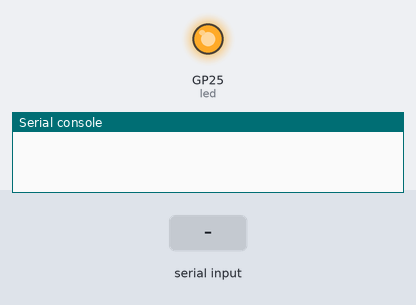
Recording of a program running on a simulated Raspberry Pi Pico running MicroPython. Shown: output pins drawn as LEDs (lit = HIGH), the last lines printed to the serial console. The inputs (shaded band) are chosen by the test bench.

Above: at 2.2 s.
2.3 s: "0" typed at the serial console, then Enter
At 3.1 s:
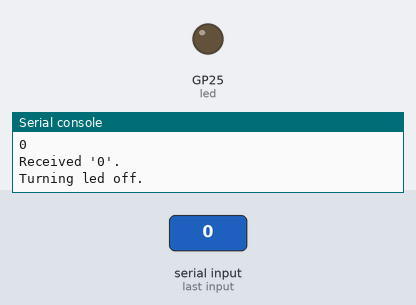
3.8 s: "1" typed at the serial console, then Enter
At 4.3 s:
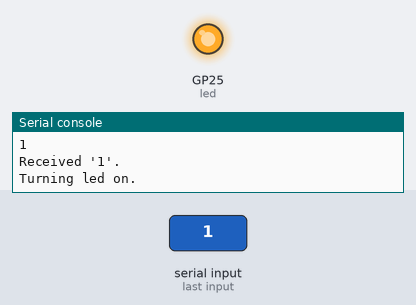
Timing chart, 0 to 6.8 s (numbered marks = the images above; inputs shaded):
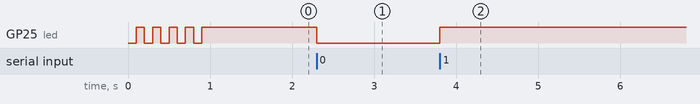

The program:

main.py
```python
#!/usr/bin/env python
# -*- coding: utf-8 -*-

"""
Oriëntatie op TI

Voorbeeld voor communicatie met Raspberry Pi Pico. Flash dit bestand
eerst naar de Raspberry Pi Pico. Start dan in de folder serial/PC-serial `main.py` op je laptop/PC.

(c) 2022 Hogeschool Utrecht,
Hagen Patzke (hagen.patzke@hu.nl) en
Tijmen Muller (tijmen.muller@hu.nl)
"""

from machine import Pin,ADC
import time

# Use on-board led
led = Pin(25, Pin.OUT)

temp_sensor = ADC(4)

# Blink led to confirm succesful flashing
for _ in range(5):
    led(0)
    time.sleep(.1)
    led(1)
    time.sleep(.1)

# Wait for data from the connection
while True:
    data = input()

    print("Received '" + data + "'.")
    if data == '0':
        print("Turning led off.")
        led(0)
    elif data == '1':
        print("Turning led on.")
        led(1)
    elif data == 'temp':
        temp_fa = temp_sensor.read_u16() * (3.3 / 65535)
        temp_ce = 27 - ( temp_fa - 0.706) / 0.001721
        print(temp_ce)
    else:
        print("Unknown command.")
```

Measured:
- after the input at 2.3 s, GP25 (led): HIGH → LOW at once
- after the input at 3.8 s, GP25 (led): LOW → HIGH at once
